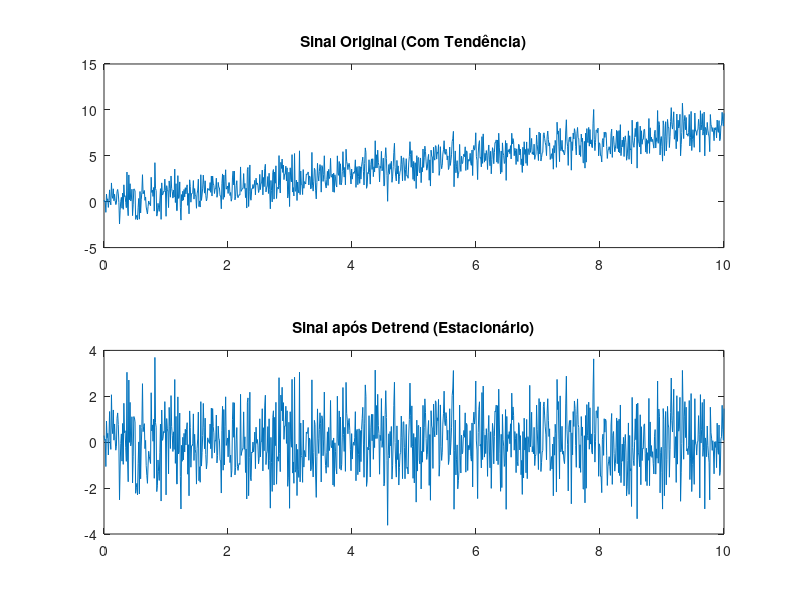

MATLAB code to generate this figure:
% ex2_8.m - Detrend e Estacionariedade (Sinal Sintético)
clear; clc;

% Criando um sinal que imita o data_c1.mat (Exemplo 2.2)
% Um sinal não estacionário tem propriedades que mudam no tempo.
t = linspace(0, 10, 1000);
tendencia = 0.8 * t;               % Isso faz a média subir (não estacionário)
ruido = randn(size(t)) * 1.2;      % Ruído aleatório
sinal_original = tendencia + ruido;

% Aplicando o operador detrend (exigência do exercício 2.8)
sinal_corrigido = detrend(sinal_original);

% Avaliação de Estacionariedade (comparando dois segmentos)
N = length(sinal_corrigido);
meio = floor(N/2);
seg1 = sinal_corrigido(1:meio);
seg2 = sinal_corrigido(meio+1:end);

fprintf('--- Exercício 2.8 (Sinal Sintético) ---\n');
fprintf('Segmento 1 - Média: %.4f | Variância: %.4f\n', mean(seg1), var(seg1));
fprintf('Segmento 2 - Média: %.4f | Variância: %.4f\n', mean(seg2), var(seg2));
fprintf('\nConclusão: Após o detrend, as médias dos segmentos são próximas de zero,\n');
fprintf('o que indica que o sinal modificado tornou-se estacionário na média.\n');

figure;
subplot(2,1,1); plot(t, sinal_original); title('Sinal Original (Com Tendência)');
subplot(2,1,2); plot(t, sinal_corrigido); title('Sinal após Detrend (Estacionário)');
